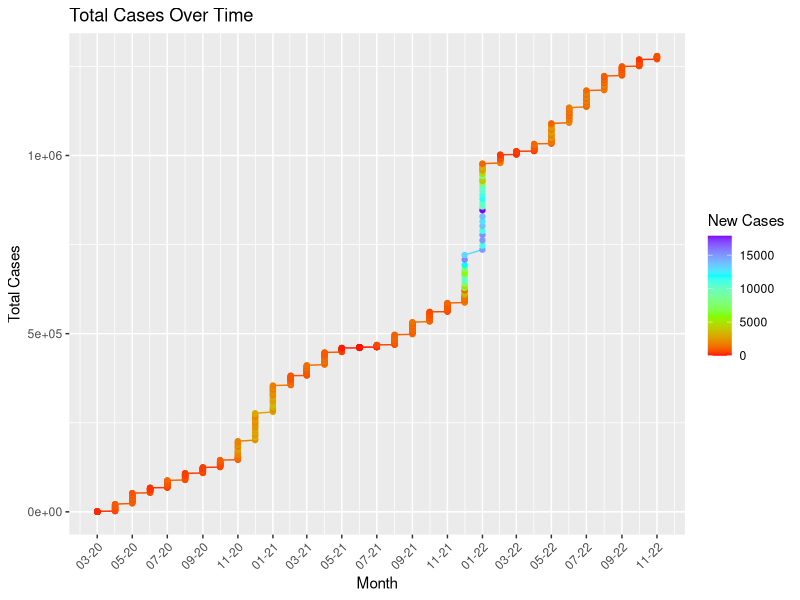
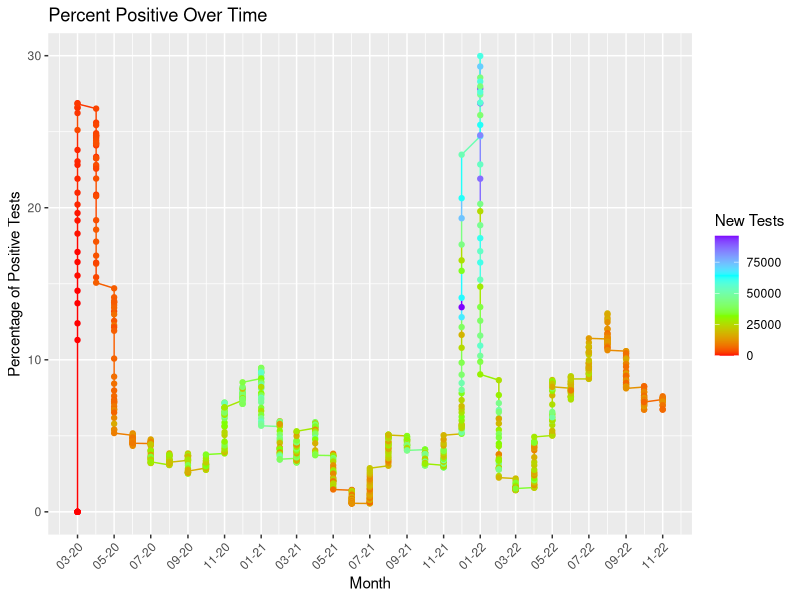
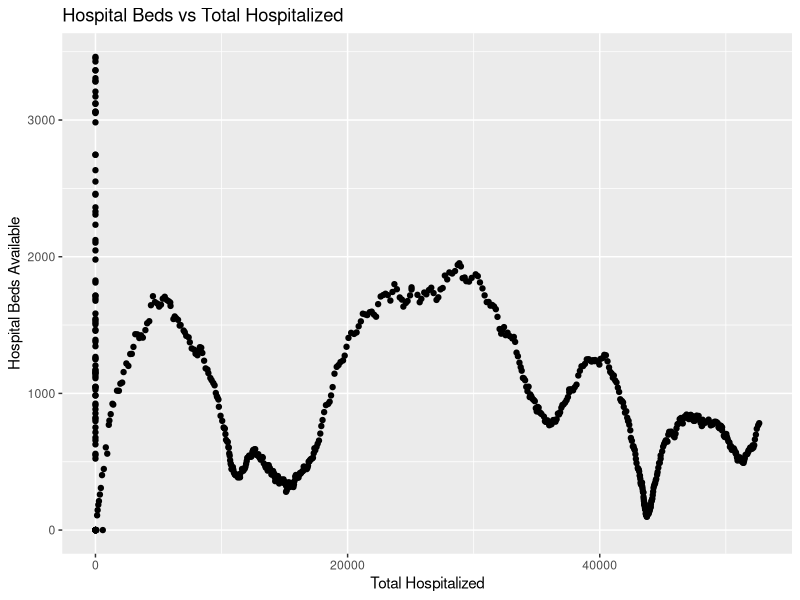
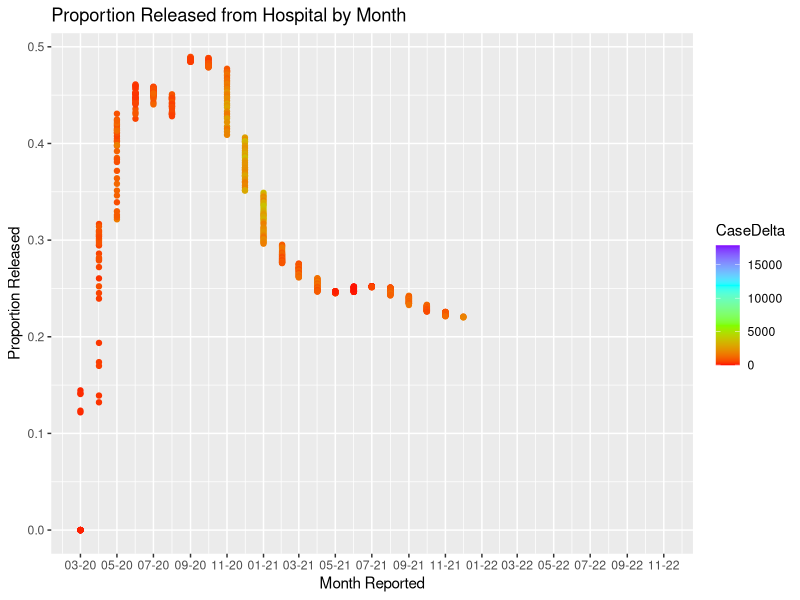
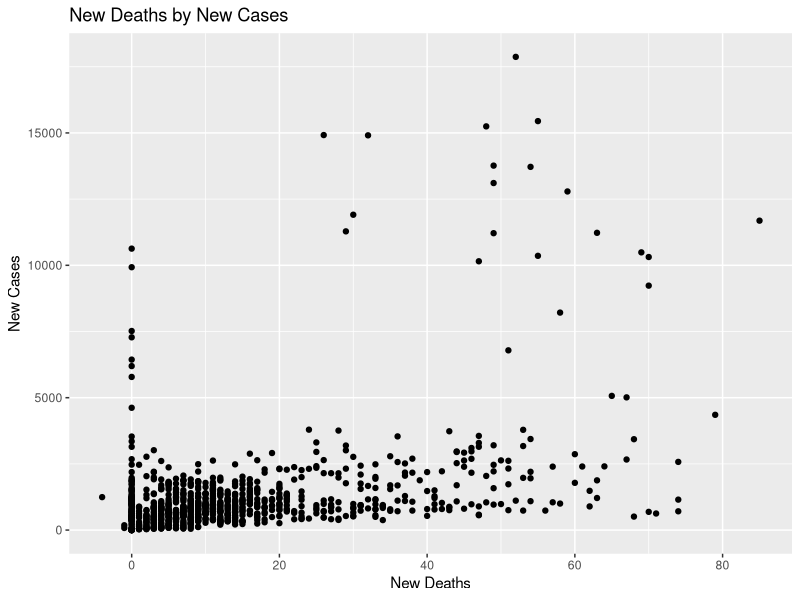
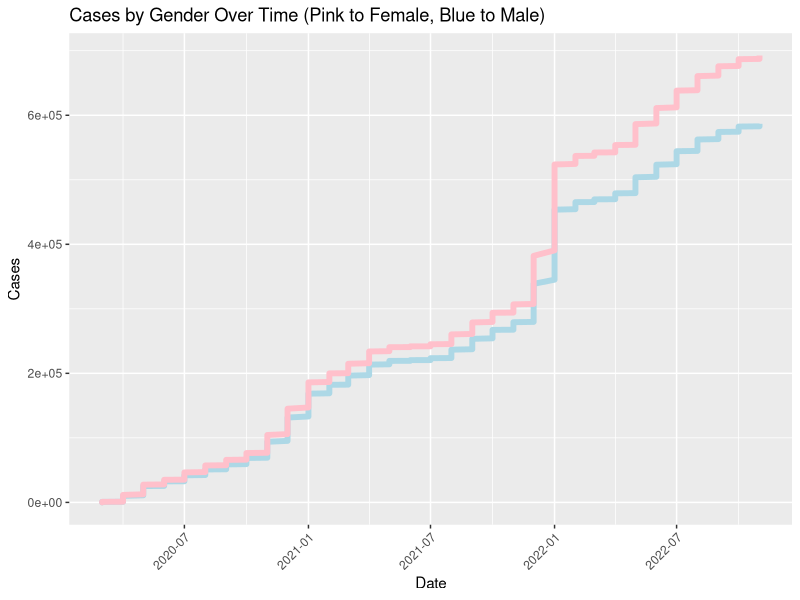
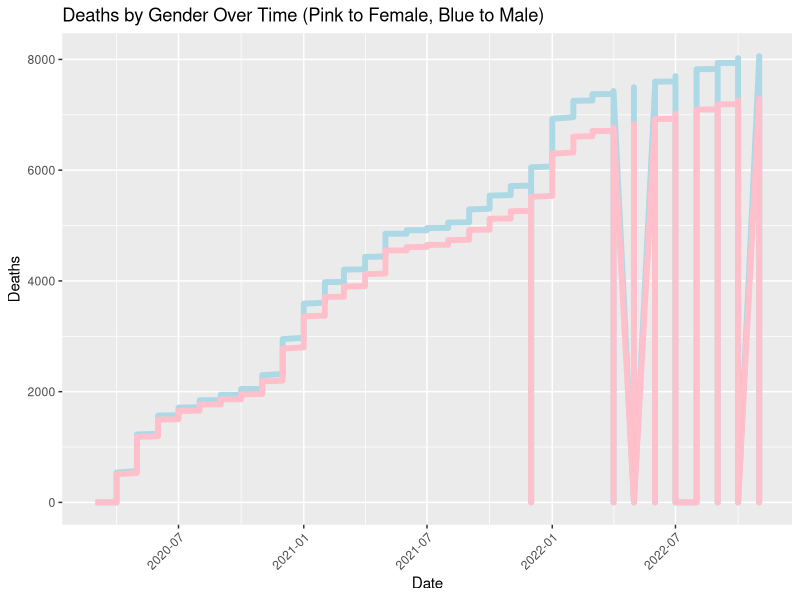
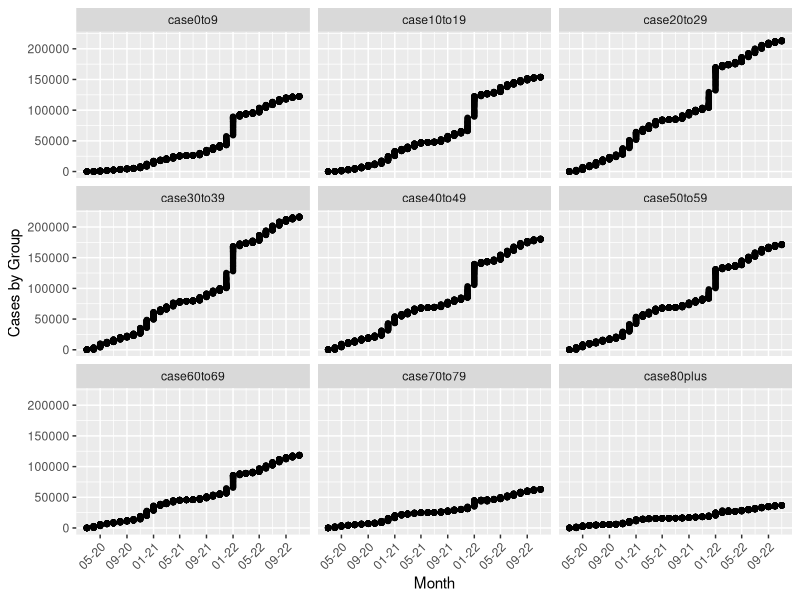

R code for these plots, in order:
## ---- chunk 1
knitr::opts_chunk$set(echo = TRUE)
## ---- chunk 2

library(data.table)
df <- fread('MD_COVID-19_-_MASTER_Case_Tracker.csv')
show(df)
## ---- chunk 3
library(tidyverse)
library(lubridate)
library(dplyr)
## ---- chunk 4


df1 <- df %>% dplyr::mutate(year = year(as.Date(df$ReportDate,format="%m/%d/%Y")),
                 month = lubridate::month(as.Date(df$ReportDate,format="%m/%d/%Y")),
                 day = lubridate::day(as.Date(df$ReportDate,format="%m/%d/%Y")),
                 date = my(format(as.Date(df$ReportDate,format = "%m/%d/%Y"),"%m/%y")))
## ---- chunk 5
ggplot(data=df1, aes(x=df1$date, y=df1$TotalCases, color= df1$CaseDelta)) +
  labs(x = "Month", y = "Total Cases", color = "New Cases") +
  scale_colour_gradientn(colors=rainbow(4)) +
  geom_line()+
  geom_point() +
  scale_x_date(date_labels = "%m-%y",
               date_breaks = "2 month") +
  ggtitle("Total Cases Over Time") +
  theme(axis.text.x = element_text(angle = 45, hjust=1))
## ---- chunk 6
ggplot(data=df1, aes(x=df1$date, y=df1$PosTestPercent, color = df1$TestsDelta)) +
  geom_line() +
  labs(color = "New Tests", x = "Month", y = "Percentage of Positive Tests") +
  scale_colour_gradientn(colors=rainbow(4)) +
  geom_point() +
  scale_x_date(date_labels = "%m-%y",
               date_breaks = "2 month") +
  ggtitle("Percent Positive Over Time") + 
  theme(axis.text.x = element_text(angle = 45, hjust=1))
## ---- chunk 7
ggplot(data=df1, aes(x=df1$total_hospitalized, y=df1$bedsTotal)) +
  xlab("Total Hospitalized") +
  ylab("Hospital Beds Available") +
  ggtitle("Hospital Beds vs Total Hospitalized") +
  geom_point()
## ---- chunk 8
proportion_released = df1$total_released / df1$total_hospitalized
ggplot(data=df1, aes(x=df1$date, y=proportion_released, color=CaseDelta)) +
  scale_colour_gradientn(colors=rainbow(4)) +
  xlab("Month Reported") +
  ylab("Proportion Released") +
  geom_point() +
  scale_x_date(date_labels = "%m-%y",
               date_breaks = "2 month") +
  ggtitle("Proportion Released from Hospital by Month")
  theme(axis.text.x = element_text(angle = 45, hjust=1))

## ---- chunk 9
df1[is.na(df1)] = 0
ggplot(data=df1, aes(x=df1$deathsDelta, y=df1$CaseDelta)) +
  labs(y = "New Cases", x = "New Deaths") +
  geom_point() +
  ggtitle("New Deaths by New Cases")
  geom_abline(color = "red")
## ---- chunk 10

ggp1 <- ggplot(data = df1, aes(x=df1$date)) +       
  geom_line(aes(y = df1$genMale), color = "lightblue", size=2) +
  geom_line(aes(y = df1$genFemale), color = "pink", size=2) +
  labs(x="Date", y="Cases") +
  ggtitle("Cases by Gender Over Time (Pink to Female, Blue to Male)") +
  theme(axis.text.x = element_text(angle = 45, hjust=1))

ggp1     

## ---- chunk 11

ggp1 <- ggplot(data = df1, aes(x=df1$date)) +       
  geom_line(aes(y = df1$deathGenMale), color = "lightblue", size=2) +
  geom_line(aes(y = df1$deathGenFemale), color = "pink", size=2) +
  labs(x="Date", y="Deaths") +
  ggtitle("Deaths by Gender Over Time (Pink to Female, Blue to Male)") +
  theme(axis.text.x = element_text(angle = 45, hjust=1))

ggp1     

## ---- chunk 12
agc <- df1 %>% pivot_longer(
  col = c(case0to9,case10to19,case20to29,case30to39,case40to49,case50to59,case60to69,case70to79,case80plus),
  names_to = "ageGroup",
  values_to = "cases")

ggplot(data = agc, aes(x = `date`, y = `cases`)) +
  facet_wrap(~agc$ageGroup) +
  labs(x = "Month", y = "Cases by Group") +
  geom_line()+
  geom_point() +
  scale_x_date(date_labels = "%m-%y",
               date_breaks = "4 month") +
  theme(axis.text.x = element_text(angle = 45, hjust=1))
